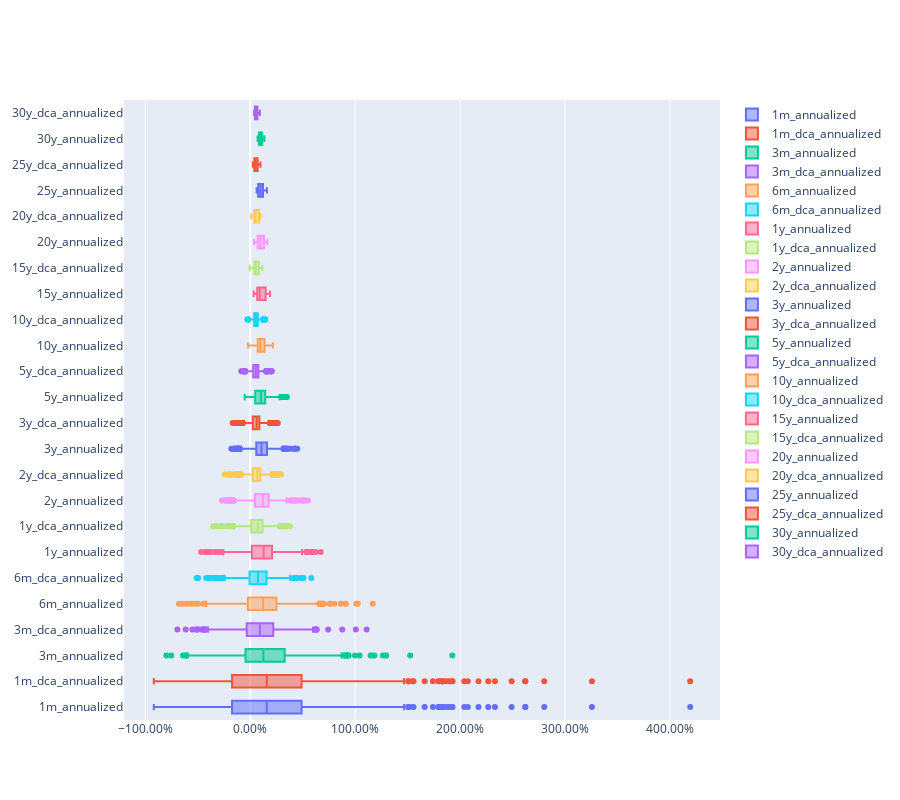

The cell this chart's notebook holds for it:
### Code cell
go.Figure(
    data = [
        go.Box(
            x=msci_world[column],
            name=column,
            )
        for column in chain.from_iterable(zip(msci_world.loc[:,'1m_annualized':'30y_annualized'].columns, msci_world.loc[:,'1m_dca_annualized':'30y_dca_annualized']))
    ],
    layout = go.Layout(
        height=800,
        xaxis=dict(
            tickformat='.2%',
        )
    )
)

### Figure 1 — Plotly figure (JSON) as saved in the notebook; plotly's stock layout.template omitted (floating-point values rounded to 4 significant figures; data arrays with more than 128 entries replaced by an {"elided": "..."} marker saying what was removed)
{"data": [{"name": "1m_annualized", "type": "box", "x": {"elided": "644 float values"}}, {"name": "1m_dca_annualized", "type": "box", "x": {"elided": "644 float values"}}, {"name": "3m_annualized", "type": "box", "x": {"elided": "644 float values"}}, {"name": "3m_dca_annualized", "type": "box", "x": {"elided": "644 float values"}}, {"name": "6m_annualized", "type": "box", "x": {"elided": "644 float values"}}, {"name": "6m_dca_annualized", "type": "box", "x": {"elided": "644 float values"}}, {"name": "1y_annualized", "type": "box", "x": {"elided": "644 float values"}}, {"name": "1y_dca_annualized", "type": "box", "x": {"elided": "644 float values"}}, {"name": "2y_annualized", "type": "box", "x": {"elided": "644 float values"}}, {"name": "2y_dca_annualized", "type": "box", "x": {"elided": "644 float values"}}, {"name": "3y_annualized", "type": "box", "x": {"elided": "644 float values"}}, {"name": "3y_dca_annualized", "type": "box", "x": {"elided": "644 float values"}}, {"name": "5y_annualized", "type": "box", "x": {"elided": "644 float values"}}, {"name": "5y_dca_annualized", "type": "box", "x": {"elided": "644 float values"}}, {"name": "10y_annualized", "type": "box", "x": {"elided": "644 float values"}}, {"name": "10y_dca_annualized", "type": "box", "x": {"elided": "644 float values"}}, {"name": "15y_annualized", "type": "box", "x": {"elided": "644 float values"}}, {"name": "15y_dca_annualized", "type": "box", "x": {"elided": "644 float values"}}, {"name": "20y_annualized", "type": "box", "x": {"elided": "644 float values"}}, {"name": "20y_dca_annualized", "type": "box", "x": {"elided": "644 float values"}}, {"name": "25y_annualized", "type": "box", "x": {"elided": "644 float values"}}, {"name": "25y_dca_annualized", "type": "box", "x": {"elided": "644 float values"}}, {"name": "30y_annualized", "type": "box", "x": {"elided": "644 float values"}}, {"name": "30y_dca_annualized", "type": "box", "x": {"elided": "644 float values"}}], "layout": {"height": 800, "xaxis": {"tickformat": ".2%"}}}
